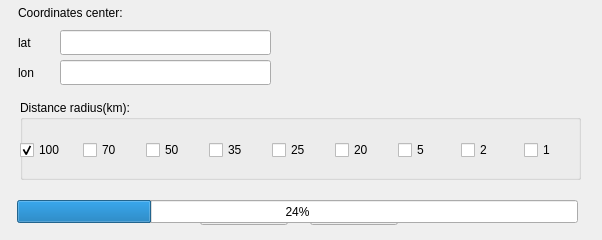
<?xml version="1.0" encoding="UTF-8"?>
<ui version="4.0">
 <class>ParametersWindow</class>
 <widget class="QWidget" name="ParametersWindow">
  <property name="geometry">
   <rect>
    <x>0</x>
    <y>0</y>
    <width>602</width>
    <height>240</height>
   </rect>
  </property>
  <property name="windowTitle">
   <string>Form</string>
  </property>
  <widget class="QLineEdit" name="lonEdit">
   <property name="geometry">
    <rect>
     <x>60</x>
     <y>60</y>
     <width>211</width>
     <height>25</height>
    </rect>
   </property>
  </widget>
  <widget class="QLabel" name="label_3">
   <property name="geometry">
    <rect>
     <x>18</x>
     <y>60</y>
     <width>31</width>
     <height>25</height>
    </rect>
   </property>
   <property name="text">
    <string>lon</string>
   </property>
  </widget>
  <widget class="QLabel" name="label_2">
   <property name="geometry">
    <rect>
     <x>18</x>
     <y>30</y>
     <width>31</width>
     <height>25</height>
    </rect>
   </property>
   <property name="text">
    <string>lat</string>
   </property>
  </widget>
  <widget class="QWidget" name="verticalLayoutWidget">
   <property name="geometry">
    <rect>
     <x>20</x>
     <y>100</y>
     <width>561</width>
     <height>80</height>
    </rect>
   </property>
   <layout class="QVBoxLayout" name="verticalLayout">
    <item>
     <widget class="QGroupBox" name="distance">
      <property name="title">
       <string>Distance radius(km):</string>
      </property>
      <widget class="QWidget" name="horizontalLayoutWidget">
       <property name="geometry">
        <rect>
         <x>0</x>
         <y>20</y>
         <width>561</width>
         <height>61</height>
        </rect>
       </property>
       <layout class="QHBoxLayout" name="horizontalLayout">
        <item>
         <widget class="QCheckBox" name="cb_100">
          <property name="enabled">
           <bool>true</bool>
          </property>
          <property name="text">
           <string>100</string>
          </property>
          <property name="checked">
           <bool>true</bool>
          </property>
         </widget>
        </item>
        <item>
         <widget class="QCheckBox" name="cb_070">
          <property name="text">
           <string>70</string>
          </property>
         </widget>
        </item>
        <item>
         <widget class="QCheckBox" name="cb_050">
          <property name="text">
           <string>50</string>
          </property>
         </widget>
        </item>
        <item>
         <widget class="QCheckBox" name="cb_035">
          <property name="text">
           <string>35</string>
          </property>
         </widget>
        </item>
        <item>
         <widget class="QCheckBox" name="cb_025">
          <property name="text">
           <string>25</string>
          </property>
         </widget>
        </item>
        <item>
         <widget class="QCheckBox" name="cb_020">
          <property name="text">
           <string>20</string>
          </property>
         </widget>
        </item>
        <item>
         <widget class="QCheckBox" name="cb_005">
          <property name="text">
           <string>5</string>
          </property>
         </widget>
        </item>
        <item>
         <widget class="QCheckBox" name="cb_002">
          <property name="text">
           <string>2</string>
          </property>
         </widget>
        </item>
        <item>
         <widget class="QCheckBox" name="cb_001">
          <property name="text">
           <string>1</string>
          </property>
         </widget>
        </item>
       </layout>
      </widget>
     </widget>
    </item>
   </layout>
  </widget>
  <widget class="QLabel" name="label_4">
   <property name="geometry">
    <rect>
     <x>18</x>
     <y>0</y>
     <width>151</width>
     <height>25</height>
    </rect>
   </property>
   <property name="text">
    <string>Coordinates center:</string>
   </property>
  </widget>
  <widget class="QLineEdit" name="latEdit">
   <property name="geometry">
    <rect>
     <x>60</x>
     <y>30</y>
     <width>211</width>
     <height>25</height>
    </rect>
   </property>
  </widget>
  <widget class="QPushButton" name="cancelButton">
   <property name="geometry">
    <rect>
     <x>200</x>
     <y>200</y>
     <width>88</width>
     <height>25</height>
    </rect>
   </property>
   <property name="text">
    <string>Cancel</string>
   </property>
  </widget>
  <widget class="QPushButton" name="okButton">
   <property name="geometry">
    <rect>
     <x>310</x>
     <y>200</y>
     <width>88</width>
     <height>25</height>
    </rect>
   </property>
   <property name="text">
    <string>OK</string>
   </property>
  </widget>
  <widget class="QProgressBar" name="progressBar">
   <property name="geometry">
    <rect>
     <x>17</x>
     <y>200</y>
     <width>561</width>
     <height>23</height>
    </rect>
   </property>
   <property name="value">
    <number>24</number>
   </property>
  </widget>
 </widget>
 <resources/>
 <connections/>
</ui>
